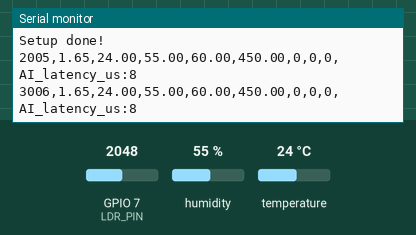
Recording of a program running on a simulated ESP32-S3. On the bench: the last lines printed to the serial monitor. The test bench sets the inputs (shaded band); at power-on: humidity 55 %, GPIO 7 (LDR_PIN) = 2048, temperature 24 °C.

Above: at 3.2 s.
3.3 s: humidity set to 22 %
At 4.6 s:
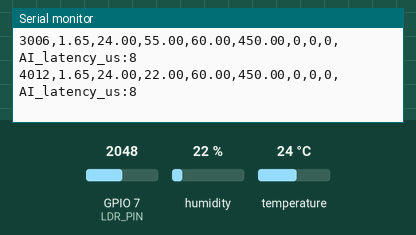
4.8 s: GPIO 7 (LDR_PIN) set to 2866
At 5.6 s:
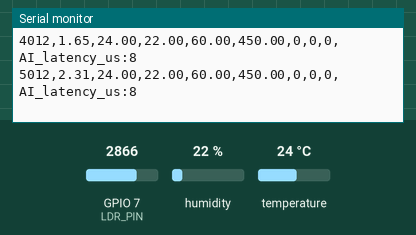
6.3 s: temperature set to 12 °C
At 7.4 s:
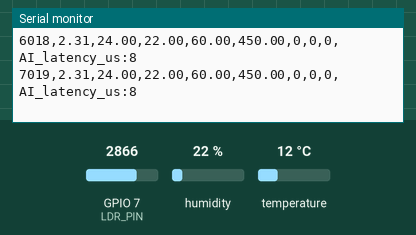
7.8 s: GPIO 7 (LDR_PIN) set to 3603
At 8.8 s:
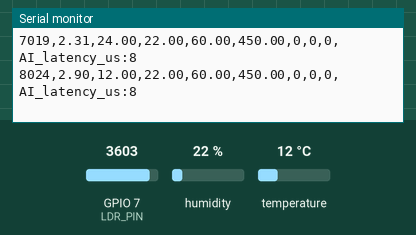
9.3 s: humidity set to 40 %
At 10.8 s:
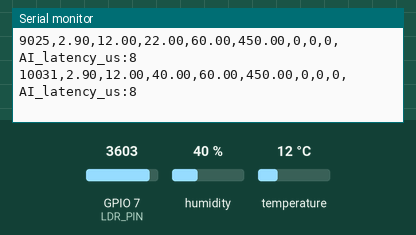
Timing chart, 0 to 11.8 s (numbered marks = the images above; inputs shaded):
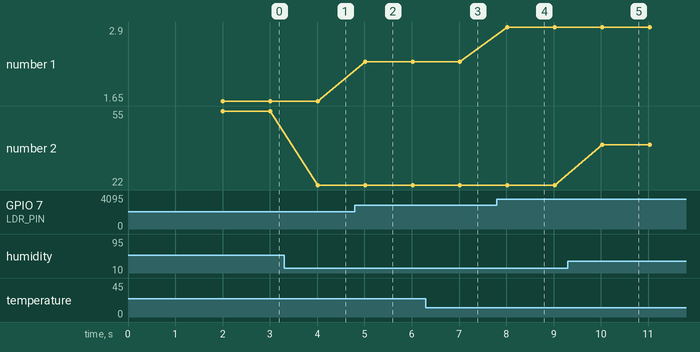

The program:

main.cpp
```cpp
#include <Arduino.h>
#include "sensor_driver.h"
#include "ai_inference.h"

#define N_OUTPUTS 3
float probabilities[N_OUTPUTS];
unsigned long t_start, t_end;

void setup()
{
  Serial.begin(115200);
  delay(2000);
  Serial.println("Beginning setup...");
  sensor_init(); // Initialize sensors
  ai_init();     // Initialize AI inference engine
  Serial.println("Setup done!");
}

// const char *scenario = "anomaly";
unsigned long lastMemLog = 0;

void loop()
{
  float ldr_voltage, temp, hum, tvoc, eco2;
  read_sensors(ldr_voltage, temp, hum, tvoc, eco2);
  t_start = micros(); // Time before AI

  // If SGP30 is not available, simulate average value
  if (tvoc < 0)
    tvoc = 60.0f;
  if (eco2 < 0)
    eco2 = 450.0f;
  // Create array input for AI model
  float input[5] = {ldr_voltage, temp, hum, tvoc, eco2};
  float output[N_OUTPUTS];
  ai_predict(input, output, 5, N_OUTPUTS); // AI inference

  softmax(output, probabilities, N_OUTPUTS);

  t_end = micros(); // Time after AI

  // Log line with latency
  Serial.printf("%lu,%.2f,%.2f,%.2f,%.2f,%.2f,%.0f,%.0f,%.0f,AI_latency_us:%lu\n",
                millis(),
                ldr_voltage, temp, hum, tvoc, eco2,
                probabilities[0] * 100,
                probabilities[1] * 100,
                probabilities[2] * 100,
                t_end - t_start);

  unsigned long now = millis();
  if (now - lastMemLog > 300000)
  { // 5 min
    Serial.printf("Free heap: %u bytes\n", ESP.getFreeHeap());
    lastMemLog = now;
  }
  delay(1000);
}
```

ai_inference.h
```cpp
#ifndef AI_INFERENCE_H
#define AI_INFERENCE_H

#include <stdint.h>

void ai_init();
void ai_predict(float *input, float *output, int input_len, int output_len);
void softmax(const float *input, float *output, int length);
int8_t quantize_float_to_int8(float value, float scale, int zero_point);

#endif
```

sensor_driver.h
```cpp
#ifndef SENSOR_DRIVER_H
#define SENSOR_DRIVER_H

#define I2C_SDA 17
#define I2C_SCL 18

#include <DHT.h>
#include <Adafruit_SGP30.h>

#define DHTPIN 4
#define DHTTYPE DHT22
#define LDR_PIN 7

extern DHT dht;
extern Adafruit_SGP30 sgp;

void sensor_init();
void read_sensors(float &ldr_voltage, float &temperature, float &humidity, float &tvoc, float &eco2);

#endif
```

sensor_driver.cpp
```cpp
#include "sensor_driver.h"
#include <Arduino.h>

// DEFINE variable here for 1 time
DHT dht(DHTPIN, DHTTYPE);
Adafruit_SGP30 sgp;

void sensor_init()
{
    Serial.println("Init DHT...");
    dht.begin();
    Serial.println("Init I2C...");
    Wire.begin(I2C_SDA, I2C_SCL);
    // Serial.println("Init SGP30...");
    //  if (!sgp.begin()) {
    //      Serial.println("SGP30 sensor not found!");
    //      while (1);
    //  }
    //  sgp.IAQinit();
    Serial.println("Init done.");
}

void read_sensors(float &ldr_voltage, float &temperature, float &humidity, float &tvoc, float &eco2)
{
    int ldr_adc = analogRead(LDR_PIN);
    ldr_voltage = (ldr_adc / 4095.0f) * 3.3f;

    humidity = dht.readHumidity();
    temperature = dht.readTemperature();

    if (isnan(humidity) || isnan(temperature))
    {
        Serial.println("Failed to read from DHT sensor!");
        humidity = -1;
        temperature = -1;
    }

    /*if (!sgp.IAQmeasure())
    {
        Serial.println("SGP30 measurement failed");
        tvoc = 0;
        eco2 = 0;
    }
    else
    {
        tvoc = sgp.TVOC;
        eco2 = sgp.eCO2;
    }*/
    tvoc = 60.0;
    eco2 = 450.0;
}
```

Measured:
- after the input at 3.3 s, the serial monitor: prints a new line after 0.71 s (image 1)
- after the input at 4.8 s, the serial monitor: prints a new line after 0.21 s (image 2)
- after the input at 7.8 s, the serial monitor: prints a new line after 0.22 s (image 4)
- after the input at 9.3 s, the serial monitor: prints a new line after 0.73 s (image 5)
- plotted number 1: 1.65 → 2.31 after the input at 4.8 s, 2.31 → 2.9 after the input at 7.8 s
- plotted number 2: 55 → 22 after the input at 3.3 s, 22 → 40 after the input at 9.3 s
